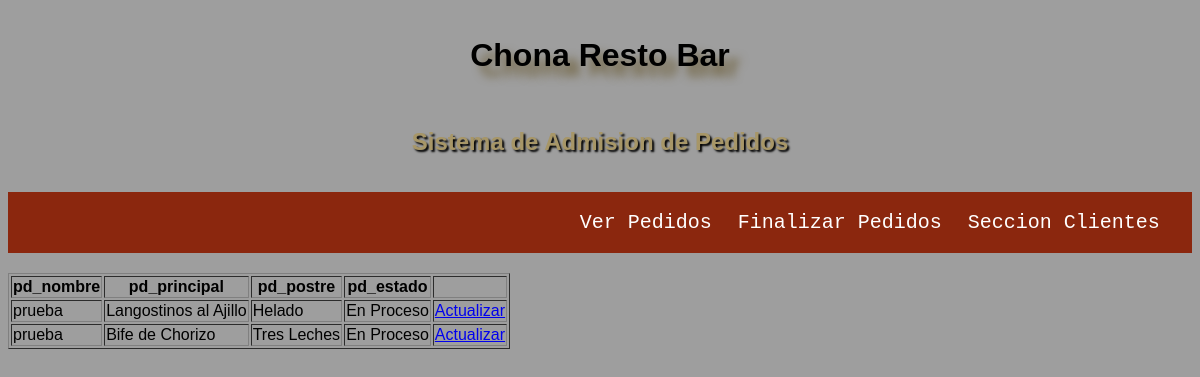
The app's page /ver.php with its own data.
### tables this page shows
CREATE TABLE `pedidos` (
  `id_pedido` int(11) NOT NULL,
  `pd_nombre` varchar(25) NOT NULL,
  `pd_principal` varchar(70) NOT NULL,
  `pd_postre` varchar(70) NOT NULL,
  `pd_estado` varchar(21) NOT NULL
);

### ver.php (the view)
<?php include("header_2.php");
include("conexion.php");
$query = "SELECT * FROM pedidos WHERE pd_estado = 'En Proceso'";
$result = mysqli_query($conexion_db, $query);
if(mysqli_num_rows($result) > 0)
 {
  $table = '
   <table border=1>
   <tr>
    <th> pd_nombre </th>
    <th> pd_principal </th>
    <th> pd_postre </th>
    <th> pd_estado </th>
    <th>  </th>
   </tr>
  ';
  while($row = mysqli_fetch_array($result))
  {
   $table .= '
    <tr>
        <td>'.$row["pd_nombre"].'</td>
        <td>'.$row["pd_principal"].'</td>
        <td>'.$row["pd_postre"].'</td>
        <td>'.$row["pd_estado"].'</td>
        <td><a href="editar_estado.php?id='.$row["id_pedido"].'">Actualizar</a></td>
    </tr>
   ';
  }
  $table .= '</table>';
  echo $table;
 }

### estilos.css (style rules this page uses)
body { font-family: "Nunito Sans", sans-serif; background-color: rgb(158, 158, 158) }

### records on screen
pedidos: pd_nombre "prueba", pd_principal "Langostinos al Ajillo", pd_postre "Helado", pd_estado "En Proceso"
pedidos: pd_nombre "prueba", pd_principal "Bife de Chorizo", pd_postre "Tres Leches", pd_estado "En Proceso"
